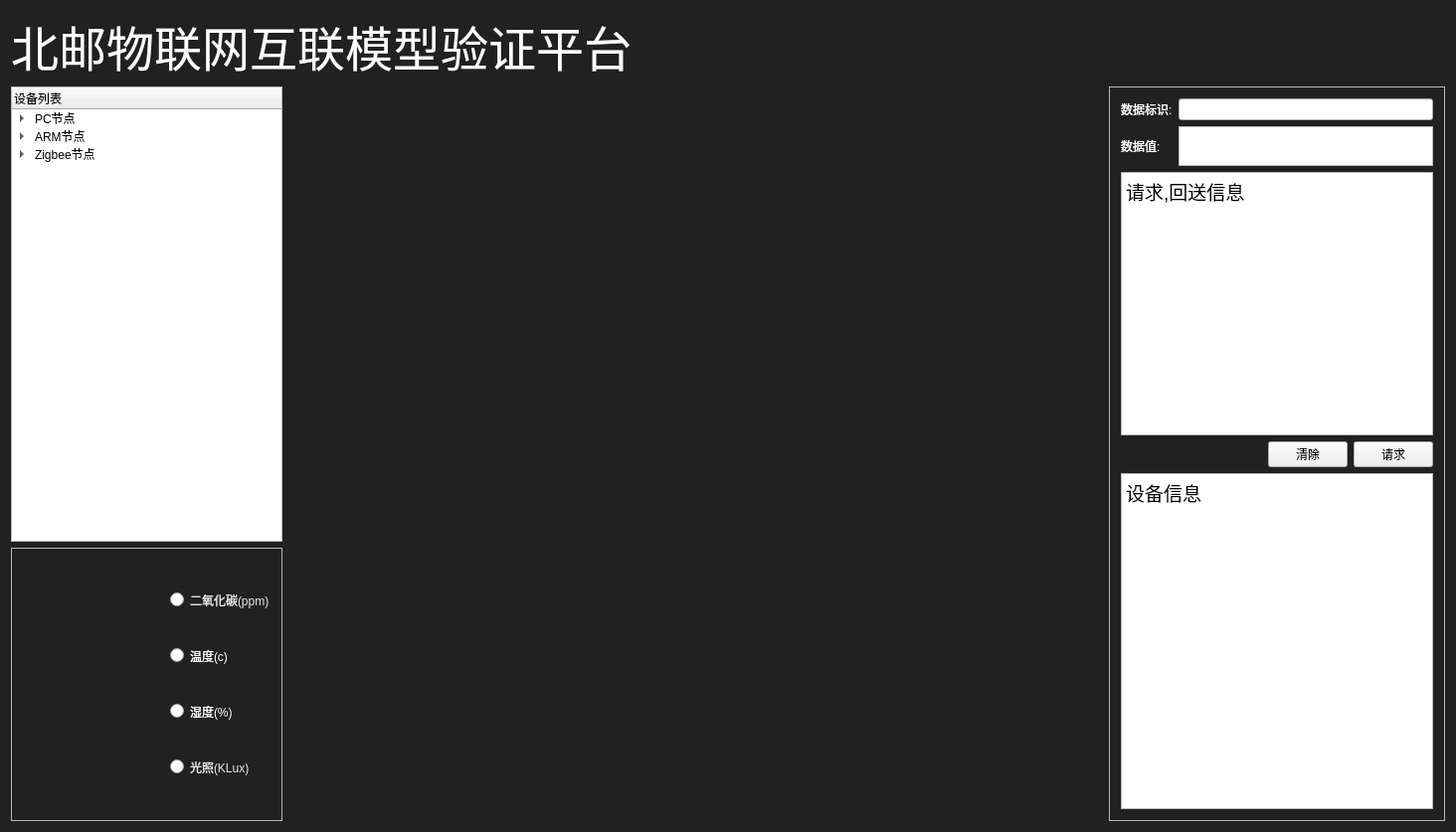
<?xml version="1.0" encoding="UTF-8"?>
<ui version="4.0">
 <class>SensorWidget</class>
 <widget class="QWidget" name="SensorWidget">
  <property name="geometry">
   <rect>
    <x>0</x>
    <y>0</y>
    <width>1464</width>
    <height>837</height>
   </rect>
  </property>
  <property name="palette">
   <palette>
    <active>
     <colorrole role="WindowText">
      <brush brushstyle="SolidPattern">
       <color alpha="255">
        <red>231</red>
        <green>231</green>
        <blue>231</blue>
       </color>
      </brush>
     </colorrole>
     <colorrole role="Base">
      <brush brushstyle="SolidPattern">
       <color alpha="255">
        <red>255</red>
        <green>255</green>
        <blue>255</blue>
       </color>
      </brush>
     </colorrole>
     <colorrole role="Window">
      <brush brushstyle="SolidPattern">
       <color alpha="255">
        <red>34</red>
        <green>33</green>
        <blue>33</blue>
       </color>
      </brush>
     </colorrole>
    </active>
    <inactive>
     <colorrole role="WindowText">
      <brush brushstyle="SolidPattern">
       <color alpha="255">
        <red>231</red>
        <green>231</green>
        <blue>231</blue>
       </color>
      </brush>
     </colorrole>
     <colorrole role="Base">
      <brush brushstyle="SolidPattern">
       <color alpha="255">
        <red>255</red>
        <green>255</green>
        <blue>255</blue>
       </color>
      </brush>
     </colorrole>
     <colorrole role="Window">
      <brush brushstyle="SolidPattern">
       <color alpha="255">
        <red>34</red>
        <green>33</green>
        <blue>33</blue>
       </color>
      </brush>
     </colorrole>
    </inactive>
    <disabled>
     <colorrole role="WindowText">
      <brush brushstyle="SolidPattern">
       <color alpha="255">
        <red>159</red>
        <green>158</green>
        <blue>158</blue>
       </color>
      </brush>
     </colorrole>
     <colorrole role="Base">
      <brush brushstyle="SolidPattern">
       <color alpha="255">
        <red>34</red>
        <green>33</green>
        <blue>33</blue>
       </color>
      </brush>
     </colorrole>
     <colorrole role="Window">
      <brush brushstyle="SolidPattern">
       <color alpha="255">
        <red>34</red>
        <green>33</green>
        <blue>33</blue>
       </color>
      </brush>
     </colorrole>
    </disabled>
   </palette>
  </property>
  <property name="windowTitle">
   <string>SensorWidget</string>
  </property>
  <property name="autoFillBackground">
   <bool>false</bool>
  </property>
  <property name="styleSheet">
   <string notr="true">border-color: rgb(0, 255, 255);</string>
  </property>
  <layout class="QGridLayout" name="gridLayout_3" columnstretch="2,6,2">
   <item row="0" column="0" colspan="2">
    <widget class="QLabel" name="titleLabel">
     <property name="text">
      <string>&lt;html&gt;&lt;head/&gt;&lt;body&gt;&lt;p&gt;&lt;span style=&quot; font-size:36pt; color:#ffffff;&quot;&gt;北邮物联网互联模型验证平台&lt;/span&gt;&lt;/p&gt;&lt;/body&gt;&lt;/html&gt;</string>
     </property>
    </widget>
   </item>
   <item row="1" column="0">
    <layout class="QVBoxLayout" name="leftLayout" stretch="5,3">
     <item>
      <widget class="QTreeWidget" name="deviceTree">
       <column>
        <property name="text">
         <string>设备列表</string>
        </property>
       </column>
       <item>
        <property name="text">
         <string>PC节点</string>
        </property>
        <item>
         <property name="text">
          <string>节点1</string>
         </property>
        </item>
        <item>
         <property name="text">
          <string>节点2</string>
         </property>
        </item>
        <item>
         <property name="text">
          <string>节点3</string>
         </property>
        </item>
       </item>
       <item>
        <property name="text">
         <string>ARM节点</string>
        </property>
        <item>
         <property name="text">
          <string>节点1</string>
         </property>
        </item>
        <item>
         <property name="text">
          <string>节点2</string>
         </property>
        </item>
        <item>
         <property name="text">
          <string>节点3</string>
         </property>
        </item>
       </item>
       <item>
        <property name="text">
         <string>Zigbee节点</string>
        </property>
        <item>
         <property name="text">
          <string>节点1</string>
         </property>
        </item>
        <item>
         <property name="text">
          <string>节点2</string>
         </property>
        </item>
        <item>
         <property name="text">
          <string>节点3</string>
         </property>
        </item>
        <item>
         <property name="text">
          <string>节点4</string>
         </property>
        </item>
       </item>
      </widget>
     </item>
     <item>
      <widget class="QFrame" name="leftFrame">
       <property name="frameShape">
        <enum>QFrame::StyledPanel</enum>
       </property>
       <property name="frameShadow">
        <enum>QFrame::Raised</enum>
       </property>
       <layout class="QGridLayout" name="gridLayout">
        <item row="3" column="1">
         <widget class="QRadioButton" name="illuRadioBtn">
          <property name="palette">
           <palette>
            <active>
             <colorrole role="WindowText">
              <brush brushstyle="SolidPattern">
               <color alpha="255">
                <red>231</red>
                <green>231</green>
                <blue>231</blue>
               </color>
              </brush>
             </colorrole>
            </active>
            <inactive>
             <colorrole role="WindowText">
              <brush brushstyle="SolidPattern">
               <color alpha="255">
                <red>231</red>
                <green>231</green>
                <blue>231</blue>
               </color>
              </brush>
             </colorrole>
            </inactive>
            <disabled>
             <colorrole role="WindowText">
              <brush brushstyle="SolidPattern">
               <color alpha="255">
                <red>159</red>
                <green>158</green>
                <blue>158</blue>
               </color>
              </brush>
             </colorrole>
            </disabled>
           </palette>
          </property>
          <property name="text">
           <string>光照(KLux)</string>
          </property>
         </widget>
        </item>
        <item row="0" column="0">
         <widget class="QLabel" name="co2Label">
          <property name="sizePolicy">
           <sizepolicy hsizetype="Preferred" vsizetype="Preferred">
            <horstretch>1</horstretch>
            <verstretch>0</verstretch>
           </sizepolicy>
          </property>
          <property name="text">
           <string/>
          </property>
          <property name="pixmap">
           <pixmap>:/co2.png</pixmap>
          </property>
          <property name="alignment">
           <set>Qt::AlignCenter</set>
          </property>
         </widget>
        </item>
        <item row="1" column="0">
         <widget class="QLabel" name="tmpLabel">
          <property name="text">
           <string/>
          </property>
          <property name="pixmap">
           <pixmap>:/temp.png</pixmap>
          </property>
          <property name="alignment">
           <set>Qt::AlignCenter</set>
          </property>
         </widget>
        </item>
        <item row="1" column="1">
         <widget class="QRadioButton" name="tmpRadioBtn">
          <property name="palette">
           <palette>
            <active>
             <colorrole role="WindowText">
              <brush brushstyle="SolidPattern">
               <color alpha="255">
                <red>255</red>
                <green>255</green>
                <blue>255</blue>
               </color>
              </brush>
             </colorrole>
            </active>
            <inactive>
             <colorrole role="WindowText">
              <brush brushstyle="SolidPattern">
               <color alpha="255">
                <red>255</red>
                <green>255</green>
                <blue>255</blue>
               </color>
              </brush>
             </colorrole>
            </inactive>
            <disabled>
             <colorrole role="WindowText">
              <brush brushstyle="SolidPattern">
               <color alpha="255">
                <red>159</red>
                <green>158</green>
                <blue>158</blue>
               </color>
              </brush>
             </colorrole>
            </disabled>
           </palette>
          </property>
          <property name="text">
           <string>温度(c)</string>
          </property>
         </widget>
        </item>
        <item row="2" column="0">
         <widget class="QLabel" name="humLabel">
          <property name="text">
           <string/>
          </property>
          <property name="pixmap">
           <pixmap>:/hum.png</pixmap>
          </property>
          <property name="alignment">
           <set>Qt::AlignCenter</set>
          </property>
         </widget>
        </item>
        <item row="2" column="1">
         <widget class="QRadioButton" name="humRadioBtn">
          <property name="palette">
           <palette>
            <active>
             <colorrole role="WindowText">
              <brush brushstyle="SolidPattern">
               <color alpha="255">
                <red>255</red>
                <green>255</green>
                <blue>255</blue>
               </color>
              </brush>
             </colorrole>
            </active>
            <inactive>
             <colorrole role="WindowText">
              <brush brushstyle="SolidPattern">
               <color alpha="255">
                <red>255</red>
                <green>255</green>
                <blue>255</blue>
               </color>
              </brush>
             </colorrole>
            </inactive>
            <disabled>
             <colorrole role="WindowText">
              <brush brushstyle="SolidPattern">
               <color alpha="255">
                <red>159</red>
                <green>158</green>
                <blue>158</blue>
               </color>
              </brush>
             </colorrole>
            </disabled>
           </palette>
          </property>
          <property name="text">
           <string>湿度(%)</string>
          </property>
         </widget>
        </item>
        <item row="3" column="0">
         <widget class="QLabel" name="illuLabel">
          <property name="text">
           <string/>
          </property>
          <property name="pixmap">
           <pixmap>:/sun.png</pixmap>
          </property>
          <property name="alignment">
           <set>Qt::AlignCenter</set>
          </property>
         </widget>
        </item>
        <item row="0" column="1">
         <widget class="QRadioButton" name="co2RadioBtn">
          <property name="palette">
           <palette>
            <active>
             <colorrole role="WindowText">
              <brush brushstyle="SolidPattern">
               <color alpha="255">
                <red>231</red>
                <green>231</green>
                <blue>231</blue>
               </color>
              </brush>
             </colorrole>
            </active>
            <inactive>
             <colorrole role="WindowText">
              <brush brushstyle="SolidPattern">
               <color alpha="255">
                <red>231</red>
                <green>231</green>
                <blue>231</blue>
               </color>
              </brush>
             </colorrole>
            </inactive>
            <disabled>
             <colorrole role="WindowText">
              <brush brushstyle="SolidPattern">
               <color alpha="255">
                <red>159</red>
                <green>158</green>
                <blue>158</blue>
               </color>
              </brush>
             </colorrole>
            </disabled>
           </palette>
          </property>
          <property name="text">
           <string>二氧化碳(ppm)</string>
          </property>
         </widget>
        </item>
       </layout>
      </widget>
     </item>
    </layout>
   </item>
   <item row="1" column="1">
    <widget class="MapLabel" name="mapLabel">
     <property name="text">
      <string/>
     </property>
     <property name="scaledContents">
      <bool>true</bool>
     </property>
    </widget>
   </item>
   <item row="1" column="2">
    <widget class="QFrame" name="rightFrame">
     <property name="frameShape">
      <enum>QFrame::StyledPanel</enum>
     </property>
     <property name="frameShadow">
      <enum>QFrame::Raised</enum>
     </property>
     <layout class="QVBoxLayout" name="verticalLayout">
      <item>
       <layout class="QGridLayout" name="gridLayout_2">
        <item row="0" column="0">
         <widget class="QLabel" name="label_7">
          <property name="text">
           <string>&lt;html&gt;&lt;head/&gt;&lt;body&gt;&lt;p&gt;&lt;span style=&quot; color:#ffffff;&quot;&gt;数据标识:&lt;/span&gt;&lt;/p&gt;&lt;/body&gt;&lt;/html&gt;</string>
          </property>
         </widget>
        </item>
        <item row="0" column="1">
         <widget class="QLineEdit" name="indexEdit"/>
        </item>
        <item row="1" column="0">
         <widget class="QLabel" name="label_8">
          <property name="palette">
           <palette>
            <active/>
            <inactive/>
            <disabled/>
           </palette>
          </property>
          <property name="text">
           <string>&lt;html&gt;&lt;head/&gt;&lt;body&gt;&lt;p&gt;&lt;span style=&quot; color:#ffffff;&quot;&gt;数据值:&lt;/span&gt;&lt;/p&gt;&lt;/body&gt;&lt;/html&gt;</string>
          </property>
         </widget>
        </item>
        <item row="1" column="1">
         <widget class="QTextEdit" name="valueEdit">
          <property name="sizePolicy">
           <sizepolicy hsizetype="Fixed" vsizetype="Fixed">
            <horstretch>0</horstretch>
            <verstretch>0</verstretch>
           </sizepolicy>
          </property>
          <property name="maximumSize">
           <size>
            <width>16777215</width>
            <height>40</height>
           </size>
          </property>
         </widget>
        </item>
        <item row="2" column="0" colspan="2">
         <widget class="QTextEdit" name="debugEdit">
          <property name="html">
           <string>&lt;!DOCTYPE HTML PUBLIC &quot;-//W3C//DTD HTML 4.0//EN&quot; &quot;http://www.w3.org/TR/REC-html40/strict.dtd&quot;&gt;
&lt;html&gt;&lt;head&gt;&lt;meta name=&quot;qrichtext&quot; content=&quot;1&quot; /&gt;&lt;style type=&quot;text/css&quot;&gt;
p, li { white-space: pre-wrap; }
&lt;/style&gt;&lt;/head&gt;&lt;body style=&quot; font-family:'Ubuntu'; font-size:11pt; font-weight:400; font-style:normal;&quot;&gt;
&lt;p style=&quot; margin-top:0px; margin-bottom:0px; margin-left:0px; margin-right:0px; -qt-block-indent:0; text-indent:0px;&quot;&gt;&lt;span style=&quot; font-size:14pt;&quot;&gt;请求,回送信息&lt;/span&gt;&lt;/p&gt;&lt;/body&gt;&lt;/html&gt;</string>
          </property>
         </widget>
        </item>
       </layout>
      </item>
      <item>
       <layout class="QHBoxLayout" name="horizontalLayout">
        <item>
         <spacer name="horizontalSpacer">
          <property name="orientation">
           <enum>Qt::Horizontal</enum>
          </property>
          <property name="sizeHint" stdset="0">
           <size>
            <width>40</width>
            <height>20</height>
           </size>
          </property>
         </spacer>
        </item>
        <item>
         <widget class="QPushButton" name="clearBtn">
          <property name="text">
           <string>清除</string>
          </property>
         </widget>
        </item>
        <item>
         <widget class="QPushButton" name="sendBtn">
          <property name="text">
           <string>请求</string>
          </property>
         </widget>
        </item>
       </layout>
      </item>
      <item>
       <widget class="QTextEdit" name="textEdit_3">
        <property name="html">
         <string>&lt;!DOCTYPE HTML PUBLIC &quot;-//W3C//DTD HTML 4.0//EN&quot; &quot;http://www.w3.org/TR/REC-html40/strict.dtd&quot;&gt;
&lt;html&gt;&lt;head&gt;&lt;meta name=&quot;qrichtext&quot; content=&quot;1&quot; /&gt;&lt;style type=&quot;text/css&quot;&gt;
p, li { white-space: pre-wrap; }
&lt;/style&gt;&lt;/head&gt;&lt;body style=&quot; font-family:'Ubuntu'; font-size:11pt; font-weight:400; font-style:normal;&quot;&gt;
&lt;p style=&quot; margin-top:0px; margin-bottom:0px; margin-left:0px; margin-right:0px; -qt-block-indent:0; text-indent:0px;&quot;&gt;&lt;span style=&quot; font-size:14pt;&quot;&gt;设备信息&lt;/span&gt;&lt;/p&gt;&lt;/body&gt;&lt;/html&gt;</string>
        </property>
       </widget>
      </item>
     </layout>
     <zorder>textEdit_3</zorder>
     <zorder></zorder>
     <zorder></zorder>
    </widget>
   </item>
  </layout>
  <zorder>mapLabel</zorder>
  <zorder>titleLabel</zorder>
  <zorder></zorder>
  <zorder>rightFrame</zorder>
 </widget>
 <layoutdefault spacing="6" margin="11"/>
 <customwidgets>
  <customwidget>
   <class>MapLabel</class>
   <extends>QLabel</extends>
   <header>maplabel.h</header>
  </customwidget>
 </customwidgets>
 <resources/>
 <connections/>
</ui>
